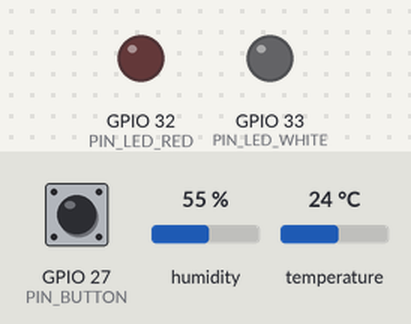
Recording of a sketch running on a simulated ESP32. Shown: output pins drawn as LEDs (lit = HIGH). The inputs (shaded band) are chosen by the test bench; at power-on: GPIO 27 (PIN_BUTTON) LOW, humidity 55 %, temperature 24 °C. What the sketch prints to the serial monitor is not drawn.

Above: at 1.2 s.
1.3 s: GPIO 27 (PIN_BUTTON) pulled HIGH for 0.15 s
At 1.37 s:
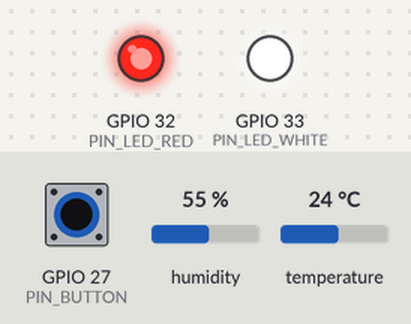
Timing chart, 0 to 4.3 s (numbered marks = the images above; inputs shaded):
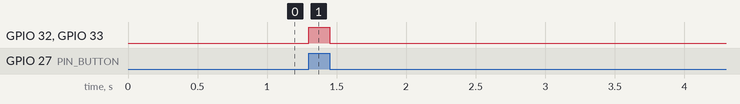

The sketch:

elec-h423.ino
```cpp
#include "DHT.h"

#define PIN_LED_RED 32
#define PIN_LED_WHITE 33
#define PIN_SENSORS 26
#define PIN_BUTTON 27

#define DHTTYPE DHT11
int buttonState = 0;
unsigned long debut;
unsigned long fin;

DHT dht(PIN_SENSORS, DHTTYPE);

void setup() {
  // initialize digital pin LED_BUILTIN as an output.
  pinMode(PIN_LED_RED, OUTPUT);
  pinMode(PIN_LED_WHITE, OUTPUT);
  pinMode(PIN_SENSORS, INPUT);
  pinMode(PIN_BUTTON, INPUT);

  Serial.begin(9600);
  debut = millis();

  dht.begin();
}

// the loop function runs over and over again forever
void loop() {
  buttonState = digitalRead(PIN_BUTTON);
  // check if the pushbutton is pressed. If it is, the buttonState is HIGH:
  if (buttonState == HIGH) {
    // turn LED on:
    digitalWrite(PIN_LED_WHITE, HIGH);
    digitalWrite(PIN_LED_RED, HIGH);
  } else {
    // turn LED off:
    digitalWrite(PIN_LED_WHITE, LOW);
    digitalWrite(PIN_LED_RED, LOW);
  }
  fin = millis();

  if (fin - debut >= 5000 ){
    debut = millis();
    Serial.println("Temperature = " + String(dht.readTemperature())+" °C");
    Serial.println("Humidite = " + String(dht.readHumidity())+" %");
  }
}
```

Measured:
- after the input at 1.3 s, GPIO 32 (PIN_LED_RED), GPIO 33 (PIN_LED_WHITE): LOW → HIGH at once, → LOW 0.15 s later
